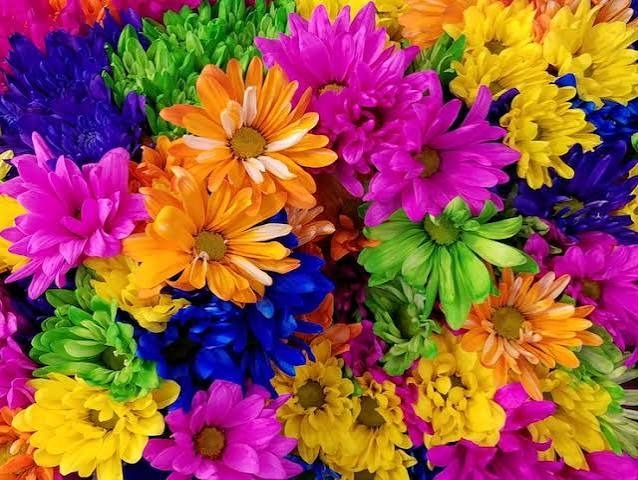
#> input picture M1_2/Imagem3.png, 638 x 480 px
$ python Lab_m1_2.py
#> lines starting #> are read from the running program, lines starting #| are printed output that depends on the picture; after the words box and inside, x2 and y2 are one past the last pixel; in counts of white or black regions, pixels touching at a corner belong together
import cv2 as cv
import numpy as np
import os
import csv

def clipe_valor(valor):
    """Garante que o valor fique no intervalo [0, 255]."""
    if valor < 0:
        return 0
    elif valor > 255:
        return 255
    else:
        return int(valor)

def carregar_imagem_cinza(caminho):
    """Carrega a imagem e converte para tons de cinza se for colorida, como preparação."""
    img = cv.imread(caminho)
    if img is None:
        print(f"Erro: Falha na leitura da imagem '{caminho}'.")
        return None

    if len(img.shape) == 3:
        print("Imagem colorida detectada. Extraindo o canal V (brilho) ou convertendo para cinza...")
        #Uma conversão rápida para cinza
        img = cv.cvtColor(img, cv.COLOR_BGR2GRAY)

    return img

def ajuste_brilho(img, b):
    print(f"1. Ajustando brilho (b = {b})...")
    altura, largura = img.shape
    resultado = np.zeros((altura, largura), dtype=np.uint8)

    for i in range(altura):
        for j in range(largura):
            #Soma com casting para int
            novo_valor = int(img[i, j]) + b
            resultado[i, j] = clipe_valor(novo_valor)

    return resultado

def ajuste_contraste(img, alpha):
    print(f"2. Ajustando contraste (alpha = {alpha})...")
    altura, largura = img.shape
    resultado = np.zeros((altura, largura), dtype=np.uint8)

    for i in range(altura):
        for j in range(largura):
            #g(x,y) = alpha * (f(x,y) - 128) + 128
            novo_valor = round(alpha * (int(img[i, j]) - 128) + 128)
            resultado[i, j] = clipe_valor(novo_valor)

    return resultado

def negativo(img):
    print("3. Gerando negativo...")
    altura, largura = img.shape
    resultado = np.zeros((altura, largura), dtype=np.uint8)

    for i in range(altura):
        for j in range(largura):
            resultado[i, j] = 255 - int(img[i, j])

    return resultado

def limiarizacao(img, T):
    print(f"4. Aplicando limiarização (T = {T})...")
    #Guarda de limiar válido
    if T < 0 or T > 255:
        print("Aviso: Limiar T fora do intervalo [0, 255]. Resultados podem ser todos pretos ou brancos.")

    altura, largura = img.shape
    resultado = np.zeros((altura, largura), dtype=np.uint8)

    for i in range(altura):
        for j in range(largura):
            if int(img[i, j]) < T:
                resultado[i, j] = 0
            else:
                resultado[i, j] = 255

    return resultado

def calcular_histograma(img, nome_arquivo):
    print(f"5. Calculando histograma: {nome_arquivo}...")
    altura, largura = img.shape

    #Estrutura com 256 posições zeradas
    histograma = [0] * 256

    #Contabiliza as intensidades
    for i in range(altura):
        for j in range(largura):
            intensidade = int(img[i, j])
            histograma[intensidade] += 1

    #Registra em CSV
    caminho_csv = os.path.join("saidas", nome_arquivo)
    with open(caminho_csv, mode='w', newline='') as arquivo_csv:
        escritor = csv.writer(arquivo_csv)
        escritor.writerow(['intensidade', 'quantidade'])
        for intensidade, quantidade in enumerate(histograma):
            escritor.writerow([intensidade, quantidade])

def main():
    pasta_saida = "saidas"
    if not os.path.exists(pasta_saida):
        os.makedirs(pasta_saida)

    nome_imagem = "Imagem3.png"
    img = carregar_imagem_cinza(nome_imagem)
#> in carregar_imagem_cinza, img is the input picture: shape (480, 638, 3); mean B, G, R 72.8, 84.7, 151.4
#> in carregar_imagem_cinza, `img = cv.cvtColor(img, cv.COLOR_BGR2GRAY)`:
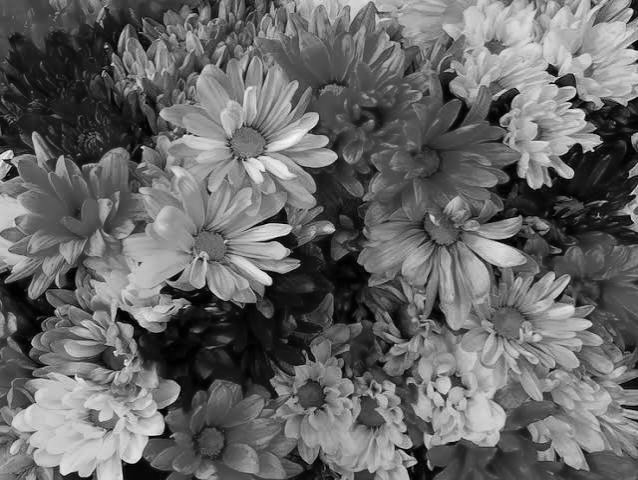
#> img: shape (480, 638); min 0, max 248, mean 103.3
    if img is None: return

    #5. Histograma da Original
    calcular_histograma(img, "hist_original.csv")
#> after the loop in calcular_histograma, `for i in range(altura):`: histograma = 256 values, max 2365 at index 76, min 0 at index 249, mean 1196.2
#> the loop in calcular_histograma, `for intensidade, quantidade in enumerate(histograma):` made 256 passes
#> quantidade on passes 1 to 3: 42, 249, 428

    #1. Ajuste de Brilho
    img_brilho_neg = ajuste_brilho(img, -50)
    img_brilho_pos = ajuste_brilho(img, 50)
#> call 2 of ajuste_brilho, with b = 50
#> after the loop in ajuste_brilho (call 2), `for i in range(altura):`:
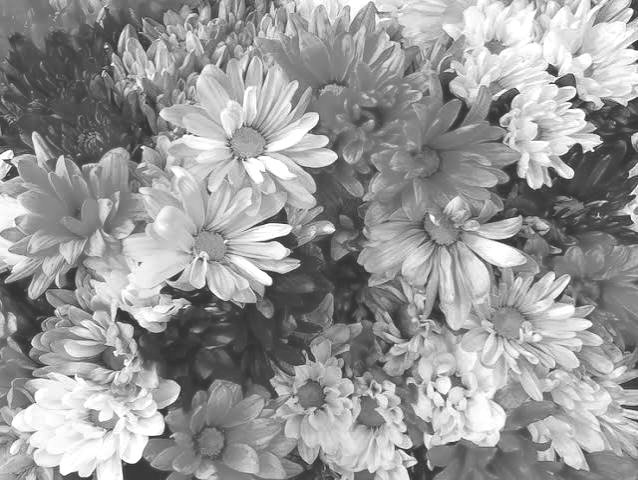
#> resultado: shape (480, 638); min 50, max 255, mean 153.2
    cv.imwrite(f"{pasta_saida}/brilho_negativo.png", img_brilho_neg)
    cv.imwrite(f"{pasta_saida}/brilho_positivo.png", img_brilho_pos)
    calcular_histograma(img_brilho_pos, "hist_brilho_positivo.csv")
#> the loop in calcular_histograma (call 2), `for intensidade, quantidade in enumerate(histograma):` made 256 passes
#> quantidade on passes 1 to 3: 0, 0, 0

    #2. Ajuste de Contraste
    img_contraste_reduzido = ajuste_contraste(img, 0.5)
#> after the loop in ajuste_contraste, `for i in range(altura):`:
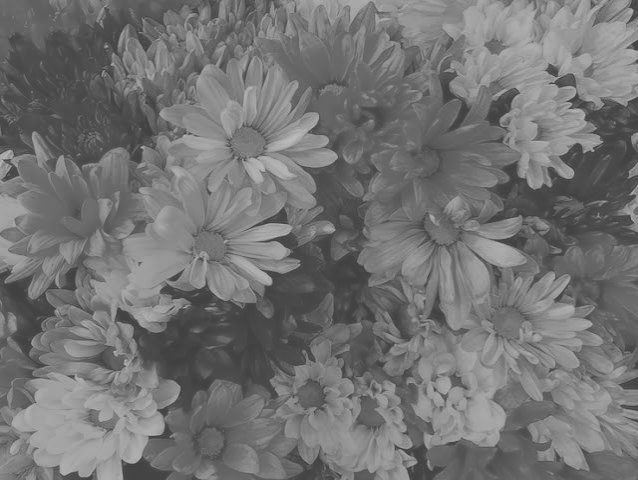
#> resultado: shape (480, 638); min 64, max 188, mean 115.6
    img_contraste_identidade = ajuste_contraste(img, 1.0)
    img_contraste_ampliado = ajuste_contraste(img, 1.5)
#> call 3 of ajuste_contraste, with alpha = 1.5
#> after the loop in ajuste_contraste (call 3), `for i in range(altura):`:
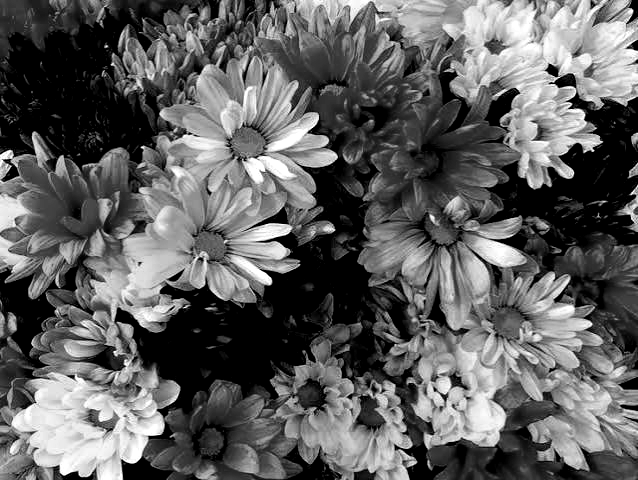
#> resultado: shape (480, 638); min 0, max 255, mean 96.3
    cv.imwrite(f"{pasta_saida}/contraste_reduzido.png", img_contraste_reduzido)
    cv.imwrite(f"{pasta_saida}/contraste_identidade.png", img_contraste_identidade)
    cv.imwrite(f"{pasta_saida}/contraste_ampliado.png", img_contraste_ampliado)
    calcular_histograma(img_contraste_ampliado, "hist_contraste_ampliado.csv")

    #3. Negativo
    img_negativo = negativo(img)
#> after the loop in negativo, `for i in range(altura):`:
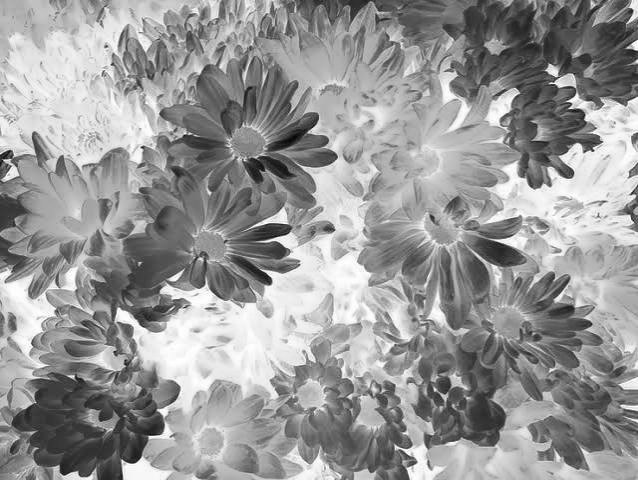
#> resultado: shape (480, 638); min 7, max 255, mean 151.7
    cv.imwrite(f"{pasta_saida}/negativo.png", img_negativo)

    #4. Limiarização
    img_limiar_100 = limiarizacao(img, 100)
#> after the loop in limiarizacao, `for i in range(altura):`:
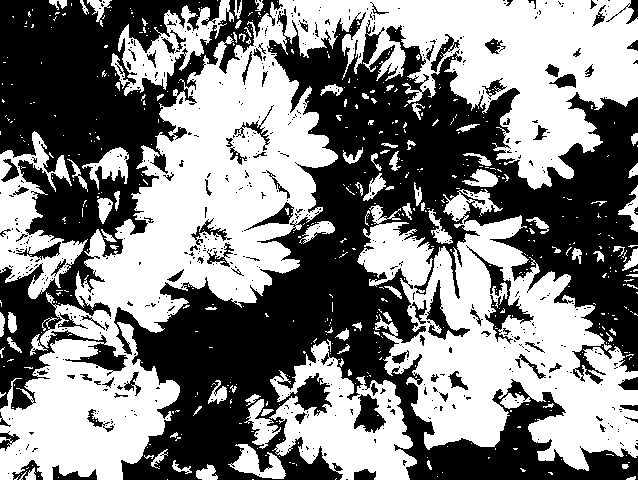
#> resultado: shape (480, 638); 50.6% white; 633 black regions (543 under 20 px), largest, box (x1, y1, x2, y2) and area: (114, 9, 638, 480) 98146, (0, 0, 283, 410) 41153, (466, 245, 534, 344) 1231
    img_limiar_200 = limiarizacao(img, 200)
#> call 2 of limiarizacao, with T = 200
#> after the loop in limiarizacao (call 2), `for i in range(altura):`:
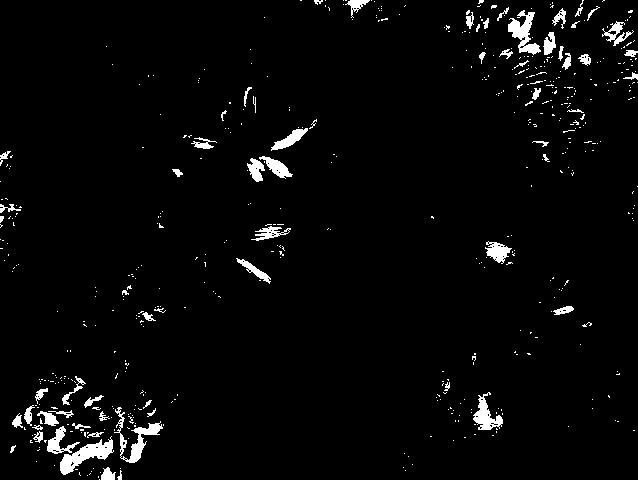
#> resultado: shape (480, 638); 3.1% white; 535 white regions (470 under 20 px), largest, box (x1, y1, x2, y2) and area: (60, 436, 114, 475) 796, (114, 407, 163, 463) 685, (508, 10, 541, 55) 644
    cv.imwrite(f"{pasta_saida}/limiar_100.png", img_limiar_100)
    cv.imwrite(f"{pasta_saida}/limiar_200.png", img_limiar_200)

    print("Todas as operações do Laboratório M1.2 foram concluídas com sucesso!")

if __name__ == "__main__":
    main()

$ run again, with M1_2/Imagem2.png copied over M1_2/Imagem3.png
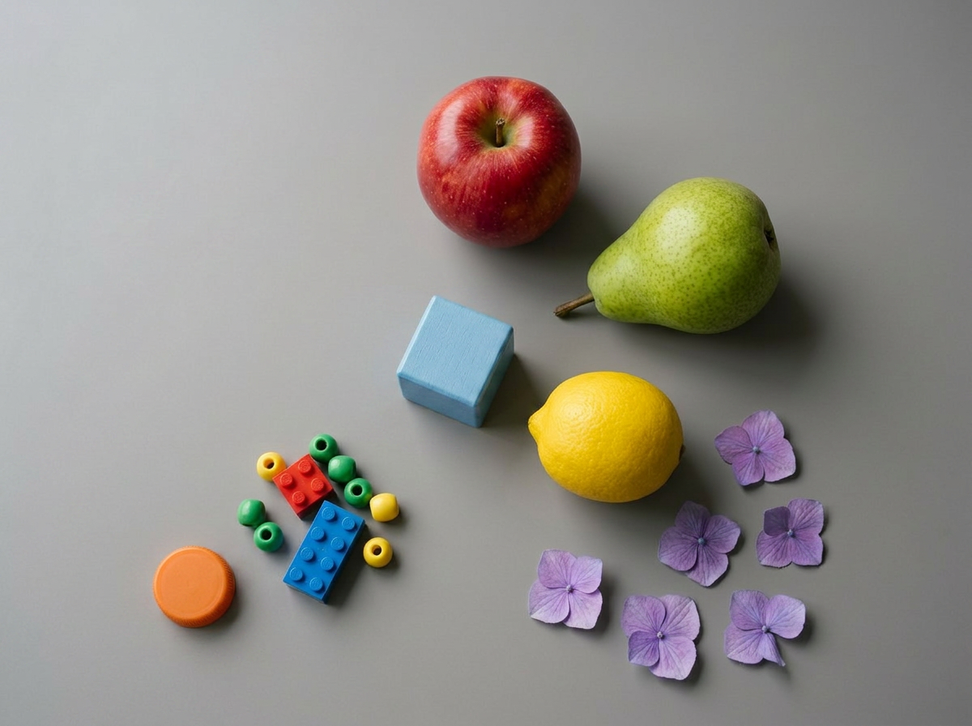
#> input picture M1_2/Imagem2.png, 972 x 726 px, shrunk from 1200 x 896 before the run
#> in carregar_imagem_cinza, img is the input picture: shape (726, 972, 3); mean B, G, R 137.2, 143.4, 147.2
#> img: shape (726, 972)
#> after the loop in calcular_histograma, `for i in range(altura):`: histograma = 256 values, max 14461 at index 177, min 0 at index 242, mean 2756.5
#> the loop in calcular_histograma, `for intensidade, quantidade in enumerate(histograma):` made 256 passes
#> quantidade on passes 1 to 3: 1, 3, 8
#> the loop in calcular_histograma (call 2), `for intensidade, quantidade in enumerate(histograma):` made 256 passes
#> quantidade on passes 1 to 3: 0, 0, 0
#> after the loop in limiarizacao, `for i in range(altura):`:
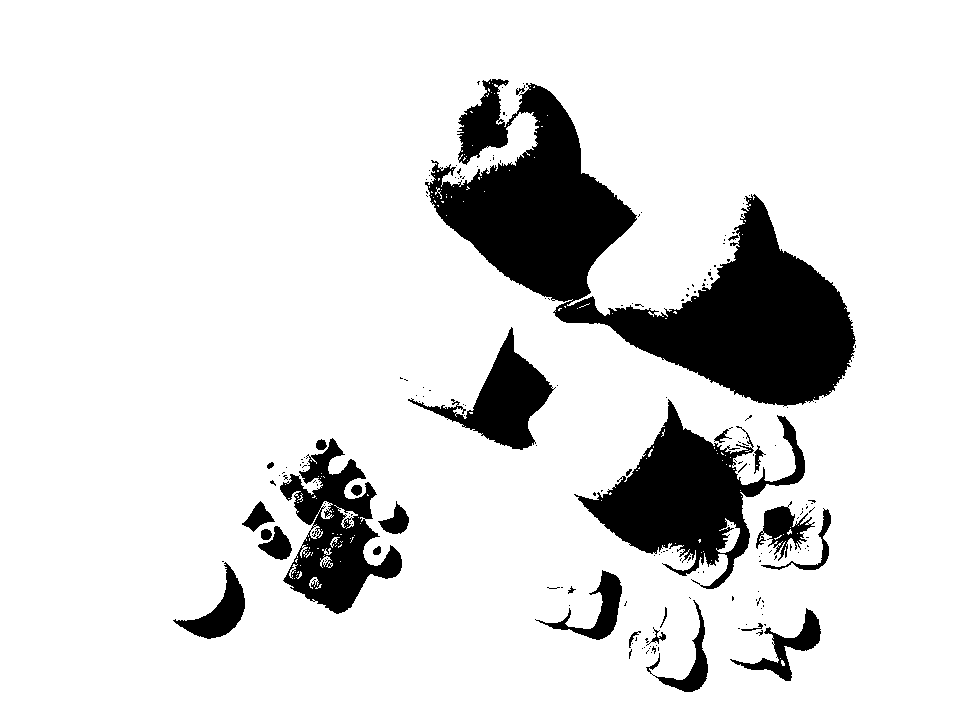
#> resultado: shape (726, 972); 87% white; 199 black regions (171 under 20 px), largest, box (x1, y1, x2, y2) and area: (425, 79, 856, 407) 49762, (574, 399, 805, 589) 15767, (280, 438, 402, 614) 9437
#> after the loop in limiarizacao (call 2), `for i in range(altura):`:
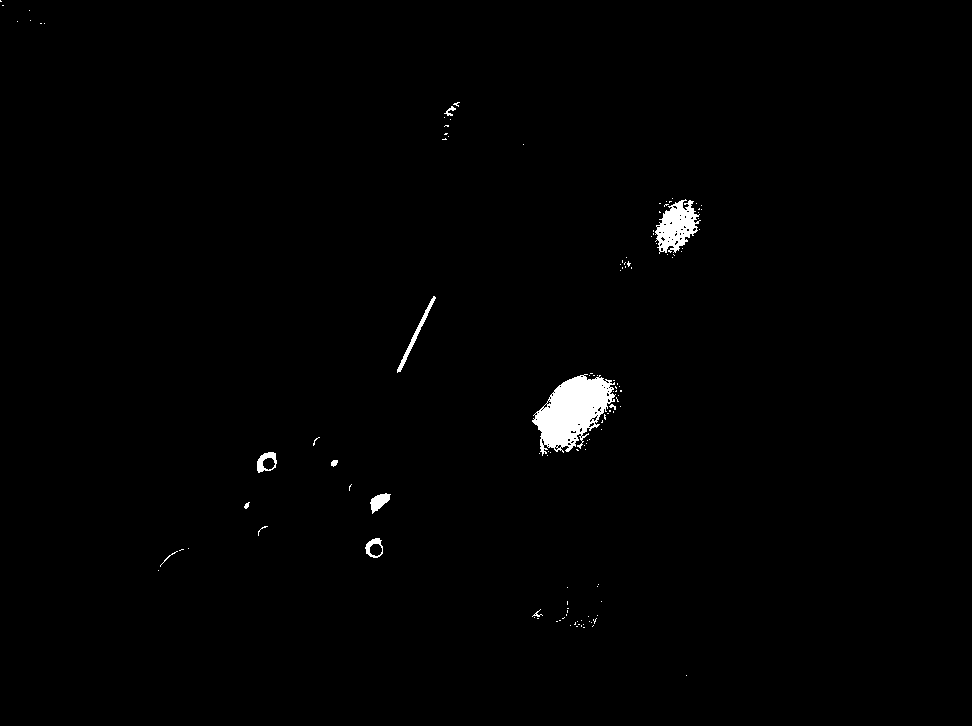
#> resultado: shape (726, 972); 0.93% white; 123 white regions (111 under 20 px), largest, box (x1, y1, x2, y2) and area: (532, 374, 616, 456) 3784, (655, 199, 701, 254) 1401, (397, 296, 436, 373) 332
